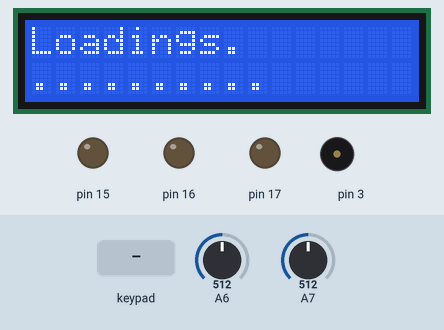
Bench run of a sketch on a simulated Arduino Nano, built with avr-gcc and run on an emulated ATmega328P. Parts: 16×2 character LCD, output pins drawn as LEDs (lit = HIGH), buzzer (waves = sounding). The inputs (shaded band) are chosen by the test bench; at power-on: A7 = 512, A6 = 512. EEPROM starts erased; what the sketch prints to the serial monitor is not drawn.

Above: at 1.2 s.
1.3 s: key 'D' pressed
At 2.6 s:
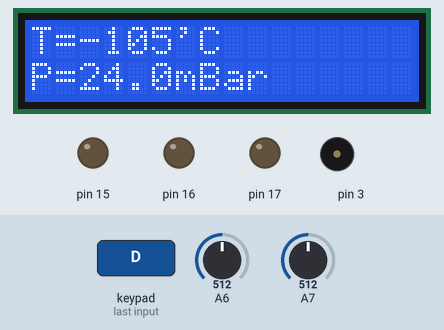
4.3 s: key 'A' pressed
7.3 s: keypad keys 1 1 1 0 9 8 # pressed 0.4 s apart
At 10.5 s:
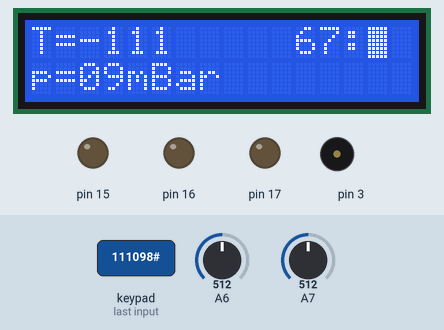
11.6 s: keypad keys 1 1 1 0 9 8 pressed 0.4 s apart
At 13.4 s:
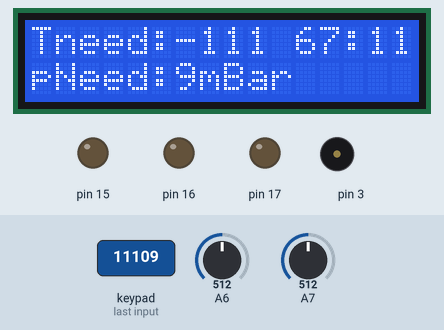
17.0 s: A7 set to 306
At 19.7 s:
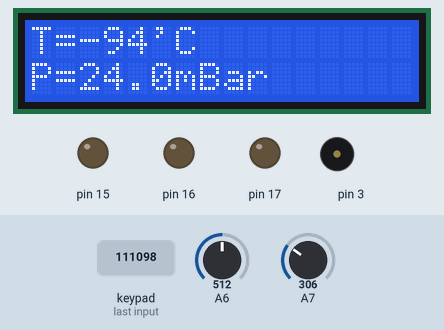
20.0 s: A6 set to 490
At 21.9 s:
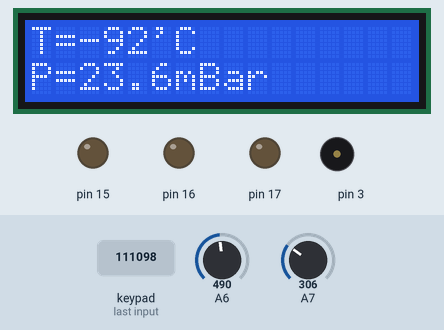
Timing chart, 0 to 23.4 s (numbered marks = the images above; inputs shaded):
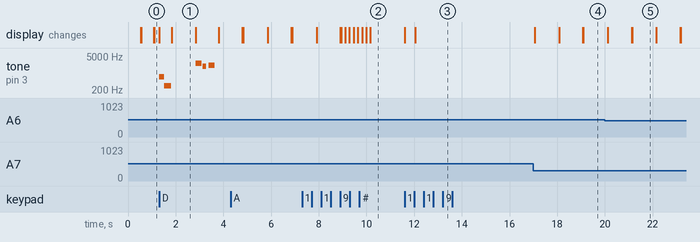

The sketch:

Liofil_Dryer.ino
```cpp
//#include <Key.h>
//#include <Keypad.h>

#include "EEPROM2.h"
#include "Key.h"
#include "Keypad.h"
#include <Wire.h>
#include "LiquidCrystal_I2C.h"
LiquidCrystal_I2C lcd(0x27, 16, 2);
const byte ROWS = 4;
const byte COLS = 4;
char keys[ROWS][COLS] = {
  {'1', '2', '3', 'A'},
  {'4', '5', '6', 'B'},
  {'7', '8', '9', 'C'},
  {'*', '0', '#', 'D'}};
byte rowPins[ROWS] = {11, 10, 9, 8};
byte colPins[COLS] = {7, 6, 5, 4};
Keypad keypad = Keypad( makeKeymap(keys), rowPins, colPins, ROWS, COLS );

int temp, tempC;
int pressure;
float pressurePa, pressNeed, n;
bool pressDig, flagHash = false;
char key;
unsigned long lcdPr;
bool flagWork = false;
bool flagTime;
bool needToWrite;
bool firstRun=false;
bool buzzTimSt;
unsigned long startWork,lig;
unsigned long wait, blinkTime;
unsigned long eeprTimer;
long t = 00,o = 5;
bool buzz=true, back_timer=false;
int tNeed=110, paNeed=0, i=0;
int minutesNeed, hoursNeed=00;
unsigned int temperatureAnalogAverage = 0, AnalogSampleTime;                                            // analog average на температуру
const byte numReadings = 20;
unsigned int AnalogSampleInterval=250, readings[numReadings];
unsigned long AnalogValueTotal = 0;
byte index = 0;
unsigned int paAnalogAverage = 550, paAnalogSampleTime;                                            // analog average на давление
const byte paNumReadings = 20;
unsigned int paAnalogSampleInterval=25, paReadings[paNumReadings];
unsigned long paAnalogValueTotal = 0;
byte paIndex = 0;
int hTemp, hTempC;
unsigned int hTemperatureAnalogAverage = 0, hAnalogSampleTime;                                            // analog average на х-температуру
unsigned int hAnalogSampleInterval=250, hReadings[numReadings];
unsigned long hAnalogValueTotal = 0;
byte hIndex = 0;
bool hype=false;
unsigned long endWork=0;

byte page=0;
long antiHype;
```

EEPROM2.cpp
```cpp
// (licence header left out)
#include <avr/eeprom.h>
#include "EEPROM2.h"

uint8_t EEPROM_read_byte(int eeprom_addres)               //reads 1-byte value
{
	return eeprom_read_byte((unsigned char *)eeprom_addres);
}

void EEPROM_write_byte(int eeprom_addres, uint8_t value)  //writes 1-byte value
{
	eeprom_write_byte((unsigned char *)eeprom_addres, value);
}

void EEPROM_read_mem(int eeprom_addres, void *pData, int size)        //reads data block
{
  //code is a bit ugly, but, as far, as I see, it leads to smaller binary
  uint8_t *pData2 = (uint8_t*)pData;
  for (; size>0; size--) {
    *pData2++ = eeprom_read_byte((unsigned char *)(eeprom_addres++));
  }
}

void EEPROM_write_mem(int eeprom_addres, const void *pData, int size) //writes data block
{
  //code is a bit ugly, but, as far, as I see, it leads to smaller binary
  uint8_t *pData2 = (uint8_t*)pData;
  for (; size>0; size--) {
    eeprom_write_byte((unsigned char *)(eeprom_addres++), *pData2++);
  }
}
```

EEPROM2.h
```cpp
// (licence header left out)
#ifndef EEPROM2_h
#define EEPROM2_h

#include <inttypes.h>

uint8_t EEPROM_read_byte(int eeprom_addres);              //reads 1-byte value
void EEPROM_write_byte(int eeprom_addres, uint8_t value); //writes 1-byte value
void EEPROM_read_mem(int eeprom_addres, void* pData, int size);        //reads data block
void EEPROM_write_mem(int eeprom_addres, const void* pData, int size); //writes data block

//templates for other data types
template< typename T > void EEPROM_read(int eeprom_addres, T &data)        //reads data
{
  EEPROM_read_mem(eeprom_addres, &data, sizeof(data));
}

template< typename T > void EEPROM_write(int eeprom_addres, const T &data) //writes data
{
  EEPROM_write_mem(eeprom_addres, &data, sizeof(data));
}

#endif
```

File_2_Setup_n_Loop.ino
```cpp
void setup() {
  pinMode (15, OUTPUT);
  pinMode (16, OUTPUT);
  pinMode (17, OUTPUT);
  Serial.begin (9600);
  long counter;
  EEPROM_read(0, counter);
  counter++;
  EEPROM_write(0, counter);
  Serial.print("It's reset #"); Serial.println(counter, DEC);
  EEPROM_read (8, tNeed);
  EEPROM_read (12, paNeed);
  EEPROM_read (16, hoursNeed);
  EEPROM_read (20, minutesNeed);
  Serial.println (tNeed);
  Serial.println (paNeed);
  Serial.println (hoursNeed);
  Serial.println (minutesNeed);
  //  Serial.println ();
  lcd.init();
  lcd.backlight();                            // Включаем подсветку дисплея
}

void loop() {
  if (millis() < 10000) {
    lcd.setCursor(0, 0);
    lcd.print("Loadings.");
    lcd.setCursor(0, 1);
    lcd.print("..........");
  }

                    ///////////////////////////////////////////////////////////////////
                    //// Перевод аналоговых значений датчика температуры в Градусы ////
                    ///////////////////////////////////////////////////////////////////

  hTemp = hTemperatureAnalogAverage;    // для UNO поменять на А3 / для Nano на А7
  hTempC = map (hTemp, 220, 900, 91, 5);
  temp = temperatureAnalogAverage;    // для UNO поменять на А3 / для Nano на А7
  tempC = map (temp, 220, 900, 91, 5);


  if (millis() - antiHype >= 1000) {
    Serial.print ("Real tempC = ");
    Serial.println (tempC);
    antiHype = millis();
  }
  pressure = paAnalogAverage; // для UNO поменять на А2 / для Nano на А6
  pressurePa = map (pressure, 550, 410, 318, 30) * 0.1;                                         //дописать
  pressurePa = constrain (pressurePa, -5.0, 31.0);
  key = keypad.getKey();
  switch (keypad.getState()) {
    case PRESSED:
      //if (key == '#') {if (page==0) {page=1; lcd.clear();} else {page=0; lcd.clear();}}
      if (key == 'A') {
        lcd.clear();
        needToWrite = true;
        viewPage();
      }
      if (key == 'B') {
        lcd.clear();
        Bpage();
      }
      if (key == 'C') {
        flagWork = true;
        flagTime = true;
        firstRun = true;
        buzzStartWork();
        startWork = millis();
        buzzTimSt = true;
        key = 0;
      }
      if (key == 'D') {
        lcd.clear();
        buzzStop();
        stopAll();
      }
      //Serial.println(key);
      break;
  }
  if (page == 0) {
    mainPage();
  }
  /*if (page==1) {
    hashPage();}*/

  if (flagWork) {
    if (millis() - eeprTimer > 600000) {        // Каждые 10 минут сохраняем оставшееся время в EEPROM
      EEPROM_write (20, t);
      EEPROM_write (16, o);
      eeprTimer = millis();
    }

    lig = (millis() - startWork) % secund160;
    n = pressurePa - paNeed;

    if (lig % 5000 < 20) {
      /*Serial.println(lig); Serial.print("  n= ");Serial.println(n);*/
    }
    if (tNeed - tempC <= 0)  {
      hype = true;  //если до необходимой температуры осталось 2 градусов, включаем таймер
      back_timer = true;
      if (buzzTimSt) {
        buzzTimerStart();
        buzzTimSt = false;
      }
    }
    if (tempC - tNeed > 2) {
      digitalWrite (16, LOW); /*Serial.write("k2 off"); */startWork = millis() - 5000; //если температура перевалила за 3 градусов (от неободимой) выключаем 2й компрессор
    }
    if ((millis() - startWork) >= minute6 && (firstRun)) {
      digitalWrite (16, HIGH);  // включаем 2й компрессор по прошестии 6 минут от старта
      firstRun = false;
    }
    if ((!firstRun) && (millis() - startWork) % secund160 < 1000) {
      digitalWrite (16, HIGH);  //включаем 2й компрессор по прошествии 160 сек после предыдущего выключения
      Serial.println(lig);
    }
    digitalWrite (15, HIGH);                                                                      // включаем 1й компрессор при старте
    /*
      if (pressurePa - paNeed > 2.0) digitalWrite (17, HIGH);                                      // включаем вакуумный насос если давление выше необходимого
      else if (paNeed - pressurePa >= 2.5) digitalWrite (17, LOW);                                  // выключаем вакуумный насос если давление ниже необходимого
    */
  }

  backTimer ();

  if ((millis() - endWork >= 30000) && (hype)) hype = false;

  averageTemp ();
  averageTempHype ();
  averagePa ();

}
```

File_3_Funtions.ino
```cpp
void mainPage() {                                         // Main Page
  if (millis() - lcdPr >500) {
  lcd.setCursor (0, 0);
      lcd.print ("T=");
      if (hTempC<=0) lcd.print ("much");
      else {lcd.print ('-'); lcd.print (hTempC);lcd.print("'C");}
      lcd.print ("  ");

      lcd.setCursor (0, 1);
      lcd.print ("P=");
      if (pressurePa<=31.0){
      pressurePa = constrain (pressurePa, 0.0, 31.0);
      lcd.print (pressurePa,1);
      lcd.print ("mBar ");}
      else lcd.print ("much    ");
      lcdPr = millis();
  }
}

/*void hashPage() {                                      //страница вызываемая нажитием #
  if (millis() - lcdPr >500) {
  lcd.setCursor (0, 0);
      lcd.print ("T=");
      lcd.print (temp);
      lcd.print (" ");
      lcd.setCursor (0, 1);
      lcd.print ("P=");
      lcd.print (pressure);
      lcd.print (" ");
      lcdPr = millis();
//      delay (1000);
  }
}*/

void viewPage() {                                                        //страница VIEW
  char keys [5];
  again1:
  lcd.clear();
  lcd.setCursor (0, 0);
  lcd.print ("T=-");
  for (int s=0; s<3;){
    key = keypad.getKey();
    if (key=='*') goto again1;
    lcd.blink();
    if(key) {lcd.print(key);if (key==0) key++; keys[s]=key; s++;}
  }
  tNeed = (keys[0]-'0')*100 + ((keys[1]-'0')*10 + keys[2]-'0');
  for (int l=0; l<5; l++) {keys[l]=0;}
      lcd.setCursor(3,0);
      if (tNeed<100) lcd.print('0');
      if (tNeed<10) lcd.print('0');
      lcd.print (tNeed);
      EEPROM_write (8, tNeed);
      again2:
      lcd.setCursor (0, 1);
      lcd.print("          ");
      lcd.setCursor (0, 1);
      lcd.print ("p=");
  for (int s=0; s<2;){
    key = keypad.getKey();
    if (key=='*') goto again2;
    lcd.blink();
    if(key) {lcd.print(key); keys[s]=key; s++;}
  }
  paNeed = (keys[0]-'0')*10 + (keys[1]-'0');
  for (int l=0; l<5; l++) {keys[l]=0;}
  lcd.setCursor(2,1);
  if (paNeed<10) lcd.print('0');
  lcd.print (paNeed);
  Serial.print("paNeed=");
  Serial.println(paNeed);
  lcd.print ("mBar");
  EEPROM_write (12, paNeed);
  again3:
  lcd.setCursor(11,0);
  lcd.print("   ");
  lcd.setCursor(11,0);
  for (int s=0; s<2;){
    key = keypad.getKey();
    if (key=='*') goto again3;
    lcd.blink();
    if(key) {lcd.print(key); keys[s]=key; s++;}
  }
  hoursNeed = (keys[0]-'0')*10 + (keys[1]-'0');
  for (int l=0; l<5; l++) {keys[l]=0;}
  lcd.setCursor(11,0);
  if (hoursNeed<10) lcd.print('0');
  lcd.print (hoursNeed);
  EEPROM_write (16, hoursNeed);
  lcd.print(":");
  again4:
  lcd.setCursor(14,0);
  lcd.print("  ");
  lcd.setCursor(14,0);
  for (int s=0; s<2;){
    key = keypad.getKey();
    if (key=='*') goto again4;
    lcd.blink();
    if(key) {lcd.print(key); keys[s]=key; s++;}
  }
  minutesNeed = (keys[0]-'0')*10 + (keys[1]-'0');
  for (int l=0; l<5; l++) {keys[l]=0;}
  lcd.noBlink();
  lcd.setCursor(14,0);
  if (minutesNeed<10) lcd.print('0');
  lcd.print (minutesNeed );
  EEPROM_write (20, minutesNeed);
  lcd.clear();
  needToWrite=false;
  key=0;
  Bpage();
}
                                                        // страница просмотра настроенных данных    B
void Bpage(){
  lcd.setCursor(0,0);
  lcd.print("Tneed:-");
  lcd.print(tNeed);
  lcd.setCursor(0,1);
  lcd.print("pNeed:");
  lcd.print(paNeed);
  lcd.print("mBar");
  lcd.setCursor(11,0);
  if (hoursNeed<10) lcd.print('0');
  lcd.print(hoursNeed);
  lcd.setCursor(13,0);
  lcd.print(":");
  if (minutesNeed<10) lcd.print('0');
  lcd.print(minutesNeed);
  page=0;
  delay (5000);
  lcd.clear();
  }

void backTimer () {
  if (flagTime){
o = hoursNeed;
t = minutesNeed;
flagTime=false;}
if (back_timer) {
      unsigned long startTime = millis();
      lcd.setCursor(11, 0);
       if (t == -1) {o--;t = 59;}
      if (o < 10) lcd.print(0);
      lcd.print(o);
      if (millis() % 1000 <= 500) lcd.print(":"); else lcd.print(" ");      //моргаем ":" каждую секунду
      lcd.setCursor(14, 0);
      if (t < 10) lcd.print(0);
      lcd.print(t);
    if (startTime - wait >= minute) {t--;wait = millis();}
    }
  if (o<=0&&t<=0){
    stopAll ();
  delay (1000);
  lcd.clear();
  if (buzz) {buzzTimerEnd ();buzz = false;}
  lcd.print("TIMES UP!");
  delay(1000);
  back_timer = false;
  lcd.clear();
  }
}
                                  // прерывание работы машины
void stopAll () {
  digitalWrite (15, LOW);
  digitalWrite (16, LOW);
  digitalWrite (17, LOW);
  t=0;
  o=0;
  flagWork = false;
  endWork=millis();
}
                                  // звук окончания таймера
void buzzTimerEnd (){
  tone (3, 2500, 250);
  delay (300);
  tone (3, 1900, 150);
  delay (250);
  tone (3, 2100, 250);
  delay (400);
}
                                  // звук начала работы (нажатие 'C')
void buzzStartWork () {
  tone(3, 2500, 300);
}
                                  // Звук прерывания работы машины
void buzzStop () {
  tone(3, 700, 200);
  delay(200);
  tone(3, 300, 300);
  delay(300);
}

                                  // Звук старта таймера
void buzzTimerStart(){
  tone (3, 4500, 25);
  delay (200);
  tone (3, 4500, 25);
  delay (200);
  tone (3, 4500, 50);
}


void averageTemp () {

    if (millis() - AnalogSampleTime >= AnalogSampleInterval) {                                    // average temp
    AnalogSampleTime = millis();
    AnalogValueTotal = AnalogValueTotal - readings[index];
    readings[index] = analogRead(A7);
    AnalogValueTotal = AnalogValueTotal + readings[index];
    index = index + 1;
    if (index >= numReadings)  index = 0;
    temperatureAnalogAverage = AnalogValueTotal / numReadings;
  }

}


void averageTempHype () {

  if (millis() - hAnalogSampleTime >= hAnalogSampleInterval) {                                    // average   *||* hTemp *||*
    hAnalogSampleTime = millis();
    hAnalogValueTotal = hAnalogValueTotal - hReadings[hIndex];
    hReadings[hIndex] = analogRead(A7);

    ////////// li'l hype
    if (tNeed - hTempC >= 1 && (back_timer))
    {
      hReadings[hIndex] = hReadings[hIndex] - ((hTempC * 3) / 2);
      if (tNeed - hTempC >= 2) hReadings[hIndex] - hTempC * 2;
    }


    if (hTempC - tNeed >= 1 && (back_timer)) {
      hReadings[hIndex] = hReadings[hIndex] + hTempC;
      if (hTemp - tNeed >= 2) hReadings[hIndex] + hTempC * 2;
    }
    hAnalogValueTotal = hAnalogValueTotal + hReadings[hIndex];
    hIndex = hIndex + 1;
    if (hIndex >= numReadings)  hIndex = 0;
    hTemperatureAnalogAverage = hAnalogValueTotal / numReadings;
  }

}


void averagePa () {

  if (millis() - paAnalogSampleTime >= paAnalogSampleInterval) {                                    // average pa
    paAnalogSampleTime = millis();
    paAnalogValueTotal = paAnalogValueTotal - paReadings[paIndex];
    paReadings[paIndex] = analogRead(A6);
    paAnalogValueTotal = paAnalogValueTotal + paReadings[paIndex];
    paIndex = paIndex + 1;
    if (paIndex >= paNumReadings)  paIndex = 0;
    paAnalogAverage = paAnalogValueTotal / paNumReadings;
  }
}
```

Key.cpp
```cpp
// (licence header left out)
#include "Key.h"


// default constructor
Key::Key() {
	kchar = NO_KEY;
	kstate = IDLE;
	stateChanged = false;
}

// constructor
Key::Key(char userKeyChar) {
	kchar = userKeyChar;
	kcode = -1;
	kstate = IDLE;
	stateChanged = false;
}


void Key::key_update (char userKeyChar, KeyState userState, boolean userStatus) {
	kchar = userKeyChar;
	kstate = userState;
	stateChanged = userStatus;
}


/*
|| @changelog
|| | 1.0 2012-06-04 - Mark Stanley : Initial Release
|| #
*/
```

Key.h
```cpp
// (licence header left out)
#ifndef Keypadlib_KEY_H_
#define Keypadlib_KEY_H_

#include <Arduino.h>              // добавленно 07.01.19 в 21.00
#include <inttypes.h>

#define OPEN LOW
#define CLOSED HIGH

typedef unsigned int uint;
typedef enum{ IDLE, PRESSED, HOLD, RELEASED } KeyState;

const char NO_KEY = '\0';

class Key {
public:
	// members
	char kchar;
	int kcode;
	KeyState kstate;
	boolean stateChanged;

	// methods
	Key();
	Key(char userKeyChar);
	void key_update(char userKeyChar, KeyState userState, boolean userStatus);

private:

};

#endif

/*
|| @changelog
|| | 1.0 2012-06-04 - Mark Stanley : Initial Release
|| #
*/
```

File_1_Settings.ino
```cpp
#define minute 60000
#define minute6 360000
#define secund160 160000
```

Measured:
- after the input at 1.3 s, tone on pin 3: plays 700 Hz for 0.20 s, 300 Hz for 0.30 s, 2500 Hz for 0.25 s, 1900 Hz for 0.15 s, 2100 Hz for 0.25 s, starting at once; the display: first changes at once (image 1 shows a later state)
- after the input at 11.6 s, the display: first changes at once (image 3 shows a later state)
- what the display in image 1 shows lasts 1.0 s, from 1.8 s to 2.8 s
